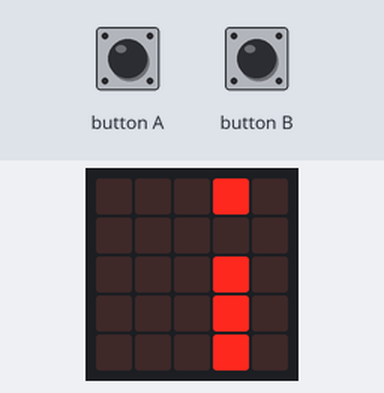
The program below on a simulated BBC micro:bit (MakeCode). Shown: the board's 5×5 LED display. The inputs (shaded band) are chosen by the test bench. Random numbers come from a fixed seed; the run ends where the board's game-over animation would start. At 7.2 s the program stops and its outputs stay as they are.

Above: at 1.2 s.
1.3 s: button A pressed for 0.15 s
At 2.3 s:
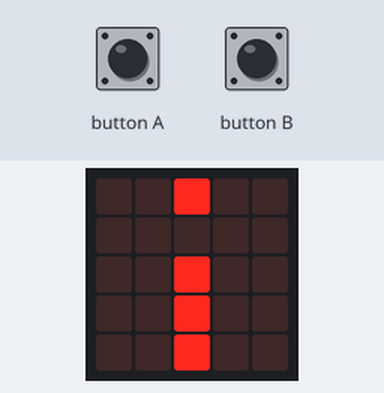
At 8.3 s:
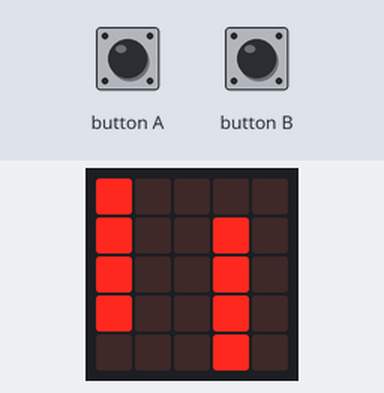
Timing chart, 0 to 8.7 s (numbered marks = the images above; inputs shaded):
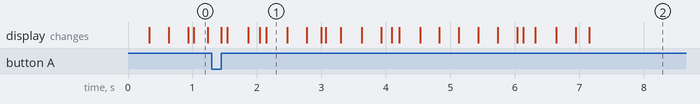

The program:

main.ts
```typescript
input.onButtonPressed(Button.A, function () {
    Bird.change(LedSpriteProperty.Y, -1)
})
input.onButtonPressed(Button.B, function () {
    Bird.change(LedSpriteProperty.Y, 1)
})
let emptyObstacleY = 0
let ticks = 0
let Bird: game.LedSprite = null
let index = 0
let obstacles: game.LedSprite[] = []
Bird = game.createSprite(0, 2)
Bird.set(LedSpriteProperty.Blink, 300)
basic.forever(function () {
    while (obstacles.length > 0 && obstacles[0].get(LedSpriteProperty.X) == 0) {
        obstacles.removeAt(0).delete()
    }
    for (let obstacle2 of obstacles) {
        obstacle2.change(LedSpriteProperty.X, -1)
    }
    if (ticks % 3 == 0) {
        emptyObstacleY = randint(0, 4)
        for (let index2 = 0; index2 <= 4; index2++) {
            if (index2 != emptyObstacleY) {
                obstacles.push(game.createSprite(4, index2))
            }
        }
    }
    for (let obstacle of obstacles) {
        if (obstacle.get(LedSpriteProperty.X) == Bird.get(LedSpriteProperty.X) && obstacle.get(LedSpriteProperty.Y) == Bird.get(LedSpriteProperty.Y)) {
            game.gameOver()
        }
    }
    ticks += 1
    basic.pause(1000)
})
```

test.ts
```typescript
// οι δοκιμές πηγαίνουν εδώ, δεν θα γίνει εκτέλεση όταν αυτό το πακέτο χρησιμοποιηθεί ως επέκταση.
```
